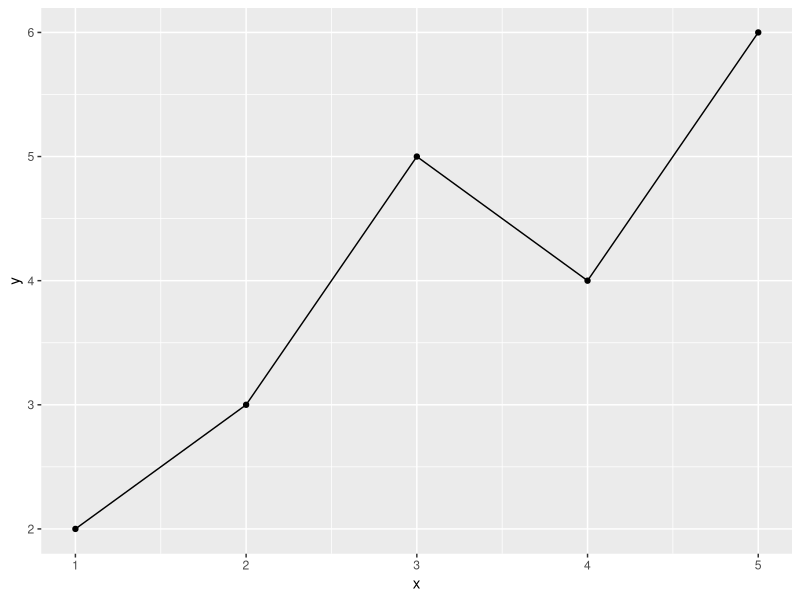

R code for this plot:
## ---- chunk 1
#Hey I am ale, this is my section! 
myname <- 'Ale'
print(myname)
## ---- chunk 2
#I'm Carlos, this is my section 
carlos_name <- 'Carlos'
print(carlos_name)
## ---- chunk 3
#New feature
nums <- c(3, 5, 2, 8, 9)
sum(nums)
print(sum)
## ---- chunk 4
#Hey, I am Thelma and this is my section!
numbers <- c(2, 3 , 4)
sum (numbers)
print(sum)

## ---- chunk 5
library(tidyverse)

#Hey! I am Marco, this is my section!
df <- data.frame(x = 1:5, y = c(2, 3, 5, 4, 6))

ggplot(df, aes(x, y)) +
  geom_point() +
  geom_line()
## ---- chunk 6
#This is Mei Lin section

data = tibble(numbers = c(1,2,3), text = c('A','B','C'))

